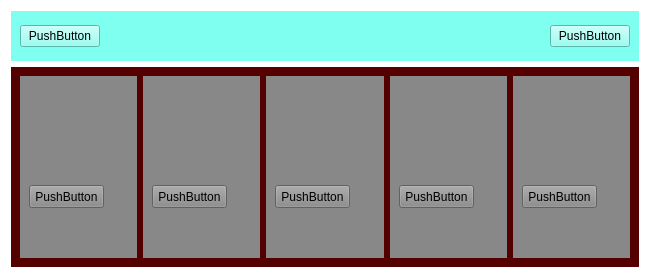
             <widget class="QWidget" name="minirecommend_item_4" native="true">
              <property name="geometry">
               <rect>
                <x>10</x>
                <y>1120</y>
                <width>650</width>
                <height>274</height>
               </rect>
              </property>
              <property name="sizePolicy">
               <sizepolicy hsizetype="Expanding" vsizetype="Expanding">
                <horstretch>0</horstretch>
                <verstretch>0</verstretch>
               </sizepolicy>
              </property>
              <property name="minimumSize">
               <size>
                <width>650</width>
                <height>150</height>
               </size>
              </property>
              <property name="styleSheet">
               <string notr="true">background-color: rgb(255, 255, 255);</string>
              </property>
              <layout class="QGridLayout" name="gridLayout_23">
               <item row="0" column="0">
                <widget class="QWidget" name="title_widget_4" native="true">
                 <property name="sizePolicy">
                  <sizepolicy hsizetype="Expanding" vsizetype="Minimum">
                   <horstretch>0</horstretch>
                   <verstretch>0</verstretch>
                  </sizepolicy>
                 </property>
                 <property name="minimumSize">
                  <size>
                   <width>600</width>
                   <height>50</height>
                  </size>
                 </property>
                 <property name="styleSheet">
                  <string notr="true">background-color: rgb(126, 255, 240);</string>
                 </property>
                 <layout class="QGridLayout" name="gridLayout_15">
                  <item row="0" column="2">
                   <widget class="QPushButton" name="pushButton_29">
                    <property name="text">
                     <string>PushButton</string>
                    </property>
                   </widget>
                  </item>
                  <item row="0" column="0">
                   <widget class="QPushButton" name="pushButton_30">
                    <property name="text">
                     <string>PushButton</string>
                    </property>
                   </widget>
                  </item>
                  <item row="0" column="1">
                   <spacer name="horizontalSpacer_5">
                    <property name="orientation">
                     <enum>Qt::Horizontal</enum>
                    </property>
                    <property name="sizeHint" stdset="0">
                     <size>
                      <width>40</width>
                      <height>20</height>
                     </size>
                    </property>
                   </spacer>
                  </item>
                 </layout>
                </widget>
               </item>
               <item row="1" column="0">
                <widget class="QWidget" name="details_widget_4" native="true">
                 <property name="sizePolicy">
                  <sizepolicy hsizetype="Expanding" vsizetype="Expanding">
                   <horstretch>0</horstretch>
                   <verstretch>0</verstretch>
                  </sizepolicy>
                 </property>
                 <property name="minimumSize">
                  <size>
                   <width>600</width>
                   <height>200</height>
                  </size>
                 </property>
                 <property name="styleSheet">
                  <string notr="true">background-color: rgb(85, 0, 0);</string>
                 </property>
                 <layout class="QGridLayout" name="gridLayout_16">
                  <item row="0" column="2">
                   <widget class="QWidget" name="widget_21" native="true">
                    <property name="styleSheet">
                     <string notr="true">background-color: rgb(136, 136, 136);</string>
                    </property>
                    <widget class="QPushButton" name="pushButton_31">
                     <property name="geometry">
                      <rect>
                       <x>9</x>
                       <y>109</y>
                       <width>75</width>
                       <height>23</height>
                      </rect>
                     </property>
                     <property name="text">
                      <string>PushButton</string>
                     </property>
                    </widget>
                   </widget>
                  </item>
                  <item row="0" column="0">
                   <widget class="QWidget" name="widget_22" native="true">
                    <property name="styleSheet">
                     <string notr="true">background-color: rgb(136, 136, 136);</string>
                    </property>
                    <widget class="QPushButton" name="pushButton_32">
                     <property name="geometry">
                      <rect>
                       <x>9</x>
                       <y>109</y>
                       <width>75</width>
                       <height>23</height>
                      </rect>
                     </property>
                     <property name="text">
                      <string>PushButton</string>
                     </property>
                    </widget>
                   </widget>
                  </item>
                  <item row="0" column="3">
                   <widget class="QWidget" name="widget_23" native="true">
                    <property name="styleSheet">
                     <string notr="true">background-color: rgb(136, 136, 136);</string>
                    </property>
                    <widget class="QPushButton" name="pushButton_33">
                     <property name="geometry">
                      <rect>
                       <x>9</x>
                       <y>109</y>
                       <width>75</width>
                       <height>23</height>
                      </rect>
                     </property>
                     <property name="text">
                      <string>PushButton</string>
                     </property>
                    </widget>
                   </widget>
                  </item>
                  <item row="0" column="1">
                   <widget class="QWidget" name="widget_24" native="true">
                    <property name="styleSheet">
                     <string notr="true">background-color: rgb(136, 136, 136);</string>
                    </property>
                    <widget class="QPushButton" name="pushButton_34">
                     <property name="geometry">
                      <rect>
                       <x>9</x>
                       <y>109</y>
                       <width>75</width>
                       <height>23</height>
                      </rect>
                     </property>
                     <property name="text">
                      <string>PushButton</string>
                     </property>
                    </widget>
                   </widget>
                  </item>
                  <item row="0" column="4">
                   <widget class="QWidget" name="widget_25" native="true">
                    <property name="styleSheet">
                     <string notr="true">background-color: rgb(136, 136, 136);</string>
                    </property>
                    <widget class="QPushButton" name="pushButton_35">
                     <property name="geometry">
                      <rect>
                       <x>9</x>
                       <y>109</y>
                       <width>75</width>
                       <height>23</height>
                      </rect>
                     </property>
                     <property name="text">
                      <string>PushButton</string>
                     </property>
                    </widget>
                   </widget>
                  </item>
                 </layout>
                </widget>
               </item>
              </layout>
             </widget>
